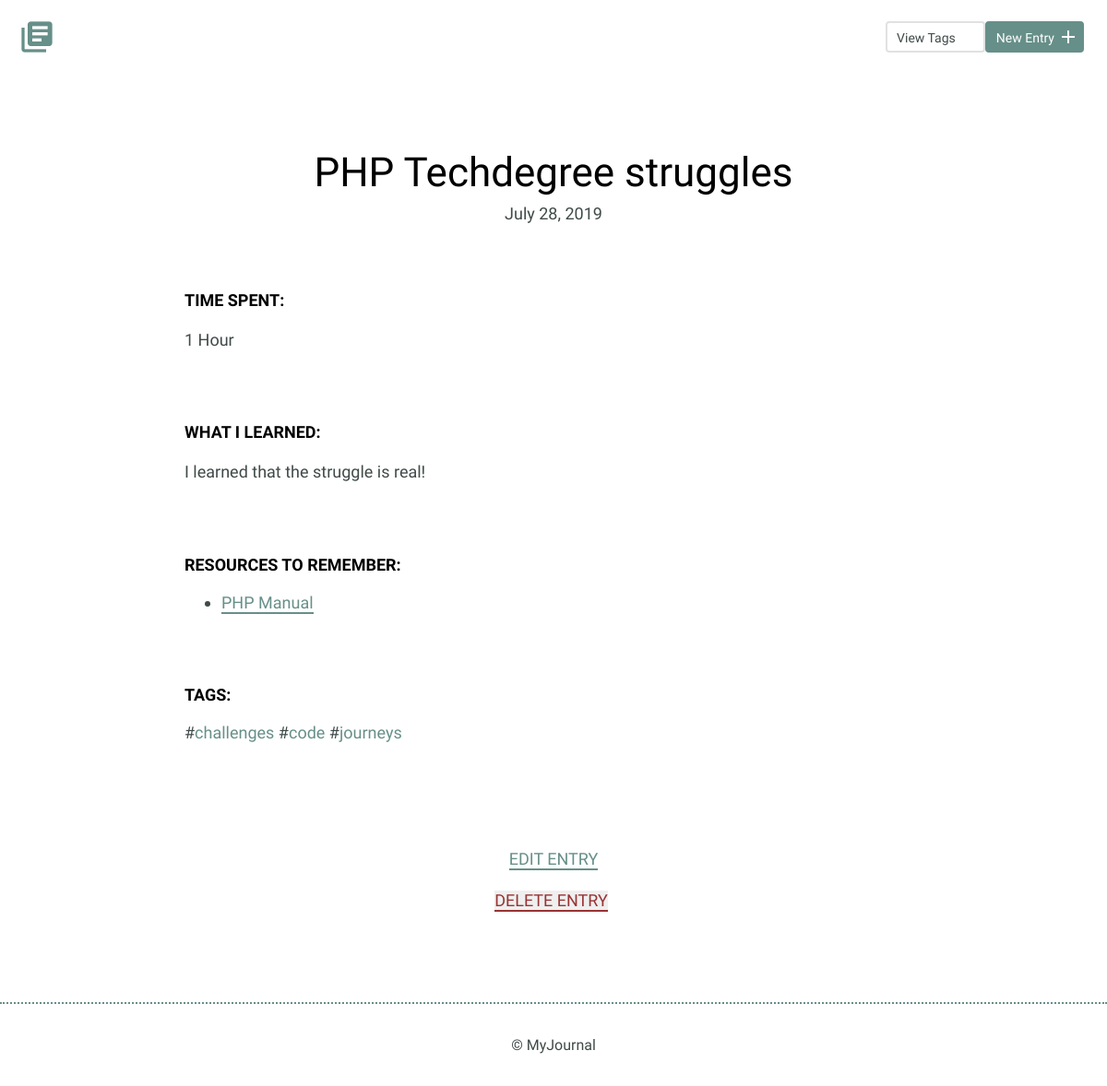
The page /detail.php?id=5 on the database its author committed.
### tables this page shows
CREATE TABLE "entries" (
	`id`	INTEGER,
	`title`	TEXT,
	`date`	TEXT,
	`time_spent`	INTEGER,
	`learned`	BLOB,
	`resources`	BLOB,
	PRIMARY KEY(`id`)
);

CREATE TABLE "tags" (
	"id"	INTEGER PRIMARY KEY AUTOINCREMENT UNIQUE,
	"title"	TEXT NOT NULL UNIQUE
);

### inc/connection.php (called while the page is built)
<?php
try {
  $db = new PDO('sqlite:' . __DIR__ . '/journal.db');
  $db->setAttribute(PDO::ATTR_ERRMODE, PDO::ERRMODE_EXCEPTION);
  return $db;
} catch (Exception $ex) {
  echo $ex->get_message();
  die();
}

### inc/functions.php (called while the page is built, shortened)
<?php
function get_entry($id) {
  include('connection.php');
  $sql = 'SELECT * FROM entries WHERE id = ?';
  try {
    $results = $db->prepare($sql);
    $results->bindValue(1, $id, PDO::PARAM_INT);
    $results->execute();
    return $results->fetch();
  } catch(Exception $ex) {
    echo $ex->get_message();
    return false;
  }
}
function get_entry_tags($entry_id) {
  include('connection.php');
  $sql = 'SELECT tags.id, title
          FROM entries_tags
          LEFT JOIN tags
          ON tag_id = tags.id
          WHERE entry_id = ?;';
  try {
    $results = $db->prepare($sql);
    $results->bindValue(1, $entry_id, PDO::PARAM_INT);
    $results->execute();
    return $results->fetchAll(PDO::FETCH_ASSOC);
  } catch(Exceptoin $ex) {
    echo $ex->get_message();
    return false;
  }
}

### detail.php (the view, shortened to what this page needs)
<?php
include('inc/functions.php');
include('inc/header.php');
if (isset($_GET['id'])) {
    $entry = get_entry(filter_input(INPUT_GET, 'id', FILTER_SANITIZE_NUMBER_INT));
    $tags = get_entry_tags($entry['id']);
} else {
    echo '<h2>No Journal Entry Selected</h2>';
    die();
}
?>
<section>
  <div class="container">
    <div class="entry-list single">
      <article>
        <h1><?php echo $entry['title'] ?></h1>
        <?php
        $date = date('F j, Y', strtotime($entry['date']));
        echo '<time datetime="' . $entry['date'] . '">' . $date . '</time>';
        ?>
        <div class="entry">
          <h3>Time Spent: </h3>
          <p><?php echo ucwords($entry['time_spent']) ?></p>
        </div>
        <div class="entry">
          <h3>What I Learned:</h3>
          <p>
          <?php echo $entry['learned'] ?>
          </p>
        </div>
        <?php
        if(!empty($entry['resources'])) {
          echo '<div class="entry">';
          echo '<h3>Resources to Remember:</h3>';
          echo '<ul>';
          foreach(explode(PHP_EOL, $entry['resources']) as $resource) {
            echo '<li>';
            $sub_items = (explode(',', $resource));
            if(count($sub_items) > 1) {
              echo '<a href="http://' . $sub_items[0] . '" target="_blank" >' . $sub_items[1] . '</a>';
            } else {
              echo $sub_items[0];
            }
            echo '</li>';
          }
          echo '</ul>';
          echo '</div>';
        }
        if(!empty($tags)) {
          echo '<div class="entry">';
          echo '<h3>Tags:</h3>';
          echo '<ul class="tags">';
          foreach($tags as $tag) {
            echo '<li><a href="index.php?tag=' . $tag['title'] . '" >' . $tag['title'] . '</a></li>';
          }
          echo '</ul>';
          echo '</div>';
        }
        ?>
      </article>
    </div>
  </div>
  <div class="edit">
    <p>
      <a href="entry.php?id=<?php echo $entry['id'] ?>">Edit Entry</a >
      <?php
      echo '<form action="entry.php" method="post">';
      echo '<input type="submit" value="DELETE ENTRY" name="delete" class="link" />';
      echo '</form>'
      ?>
    </p>
  </div>
</section>
<?php
include('inc/footer.php');
?>

### css/site.css (style rules this page uses)
* { box-sizing: border-box; }
body { font-size: 16px; color: #404a49; font-family: 'Cousine', serif; font-weight: 400; }
.container { margin: 0 auto; padding: 0 25px; }
h1, h2, h3 { margin: 0; font-weight: 400; line-height: 1em; color: #000; }
h1 { font-size: 44px; margin-bottom: 12px; }
h3 { font-size: 18px; font-family: 'Work Sans', serif; font-weight: 600; text-transform: uppercase; }
p { line-height: 1.8em; font-size: 18px; }
p a { border-bottom: 2px solid #678f89; padding: 0; color: #678f89; text-decoration: none; }
ul li { line-height: 1.8em; font-size: 18px; }
ul li a { border-bottom: 2px solid #678f89; line-height: 1.8em; color: #678f89; text-decoration: none; }
.entry-list, .edit-entry, .new-entry, .edit-tag { max-width: 800px; margin: 0 auto; padding: 70px 0 150px 0; }
.entry-list article { margin-bottom: 70px; text-align: center; }
.entry-list article:last-child { margin-bottom: 0; }
.entry-list.single { padding-bottom: 70px; }
.entry-list.single time { font-size: 18px; }
.entry { max-width: 800px; margin: 75px auto 0 auto; text-align: left; }
.entry p { margin-bottom: 40px; }
.edit { padding-bottom: 80px; text-align: center; margin: 0 auto; }
.edit a { font-weight: 400; text-transform: uppercase; font-size: 18px; }
.link { border: none; border-bottom: 2px solid #933; padding: 0; color: #933; text-decoration: none; font-weight: 400; text-transform: uppercase; font-size: 18px; }
input[type=submit] { margin-right: 5px; }
.tags, .tag-list { list-style-type: none; padding-left: 0; }
.tags li { display: inline; }
.tags li::before { content: ' #'; }
.tags a, .tag-list a { border: none; }

### rows shown on the page
entries: title "PHP Techdegree struggles", date "July 28, 2019", time_spent "1 Hour", learned "I learned that the struggle is real!", resources "PHP Manual"
tags: title "challenges"
tags: title "code"
tags: title "journeys"
